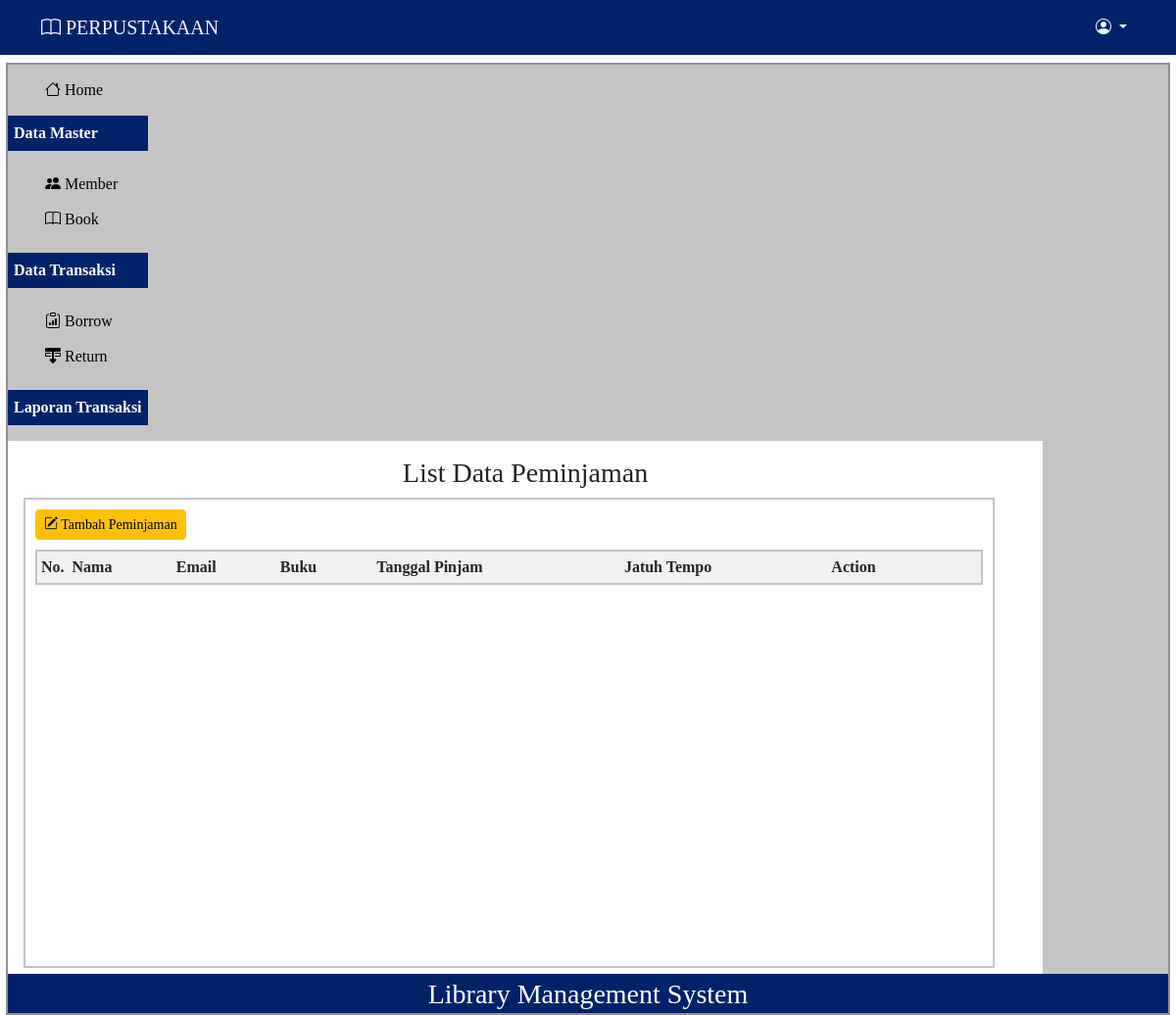
The page /index.php?p=listborrow (signed in) on the database as committed earlier.
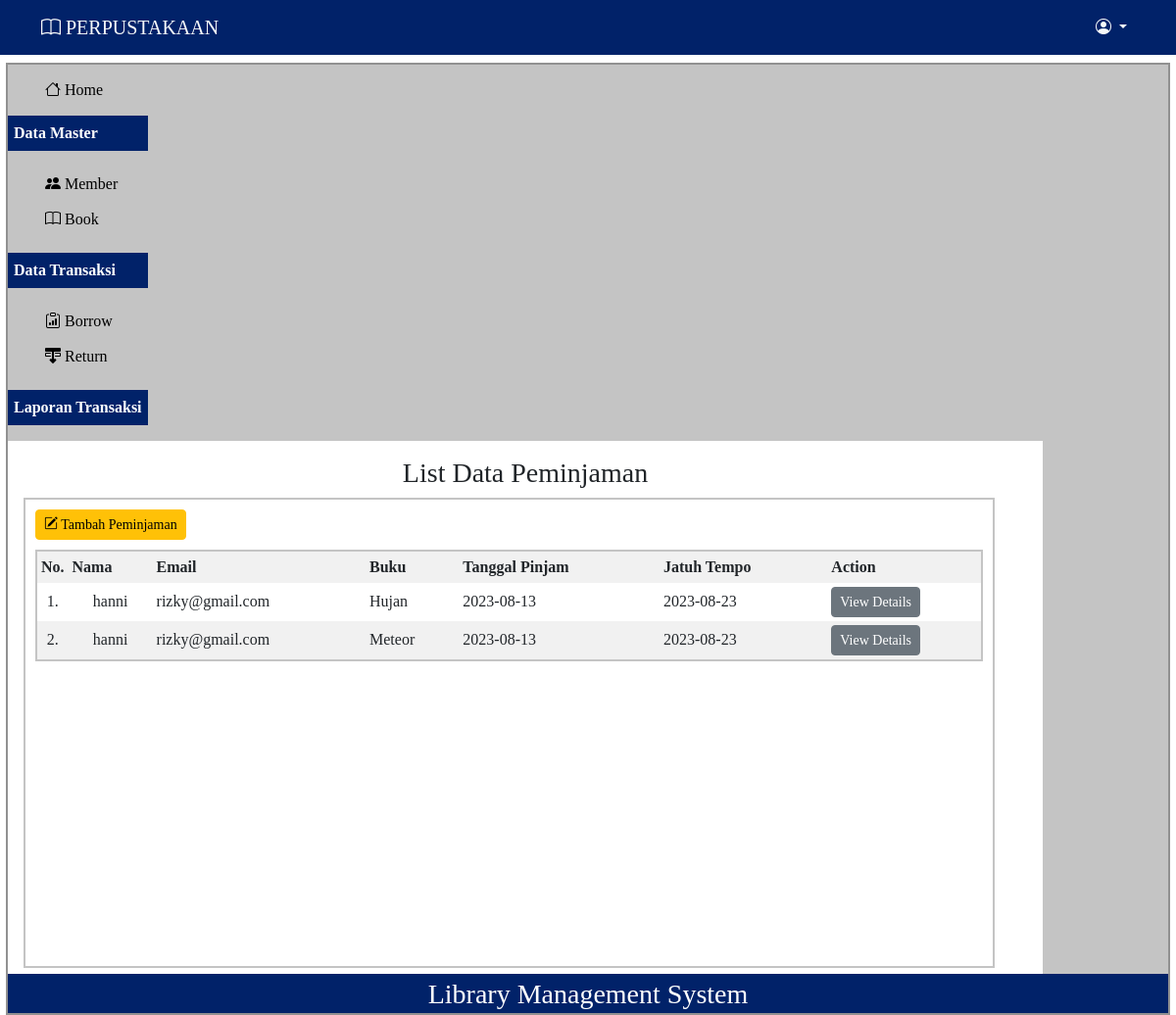
The same page on the database as committed later.
### tables this page shows
CREATE TABLE `borrow` (
  `borrow_id` int(11) NOT NULL,
  `idanggota` int(10) DEFAULT NULL,
  `date_borrow` date DEFAULT NULL,
  `due_date` date DEFAULT NULL,
  `date_return` date DEFAULT NULL,
  `status` tinyint(4) NOT NULL DEFAULT 0,
  `book_id` int(11) DEFAULT NULL
);

CREATE TABLE `tbanggota` (
  `idanggota` int(10) NOT NULL,
  `nama` varchar(30) NOT NULL,
  `email` varchar(50) NOT NULL,
  `jeniskelamin` varchar(10) NOT NULL,
  `alamat` varchar(40) NOT NULL,
  `foto` varchar(35) NOT NULL
);

CREATE TABLE `book` (
  `book_id` int(11) NOT NULL,
  `book_title` varchar(255) NOT NULL,
  `category` varchar(100) DEFAULT NULL,
  `author` varchar(100) DEFAULT NULL,
  `book_copies` int(11) DEFAULT NULL,
  `publisher_name` varchar(100) DEFAULT NULL,
  `is_borrowed` tinyint(4) NOT NULL DEFAULT 0
);

### pages/listborrow.php (the view)
<div id="label-page">
    <h3>List Data Peminjaman</h3>
</div>
<div id="content">
    <p id="tombol-tambah-container">
        <a href="index.php?p=addborrow" class="btn btn-warning btn-sm"><i class="bi bi-pencil-square"></i> Tambah Peminjaman</a>
    </p>
    <table id="tabel-tampil">
        <tr>
            <th id="label-tampil-no">No.</th>
            <th>Nama</th>
            <th>Email</th>
            <th>Buku</th>
            <th>Tanggal Pinjam</th>
            <th>Jatuh Tempo</th>
            <th id="label-opsi">Action</th>
        </tr>
        <?php
        require_once "config.php";
        $dml = "SELECT a.nama, a.email, b.borrow_id, b.date_borrow, b.due_date, c.book_title
        FROM tbanggota AS a
        INNER JOIN borrow AS b ON b.idanggota = a.idanggota
        INNER JOIN book AS c ON c.book_id = b.book_id
        WHERE b.status = 1";
        $stmt = mysqli_prepare($db, $dml);
        mysqli_stmt_execute($stmt);
        $result = mysqli_stmt_get_result($stmt);
        $no = 1;
        while ($row = mysqli_fetch_assoc($result)) {
            $id = $row['borrow_id'];
        ?>
            <tr>
                <td>
                    <center><?php echo $no . "."; ?></center>
                </td>
                <td>
                    <center><?php echo htmlspecialchars($row['nama'], ENT_QUOTES, 'UTF-8'); ?></center>
                </td>
                <td><?php echo htmlspecialchars($row['email'], ENT_QUOTES, 'UTF-8'); ?></td>
                <td><?php echo htmlspecialchars($row['book_title'], ENT_QUOTES, 'UTF-8'); ?></td>
                <td><?php echo htmlspecialchars($row['date_borrow'], ENT_QUOTES, 'UTF-8'); ?></td>
                <td><?php echo htmlspecialchars($row['due_date'], ENT_QUOTES, 'UTF-8'); ?></td>
                <td>
                    <div class="tombol-action-container">
                        <a href="index.php?p=editborrow&id=<?php echo htmlspecialchars($id, ENT_QUOTES, 'UTF-8'); ?>" class="btn btn-sm btn-secondary">View Details</a>
                    </div>
                </td>
            </tr>
        <?php
            $no++;
        }
        ?>
    </table>
</div>

### index.php (shortened to what this page needs)
<?php
if (isset($_SESSION['auth'])) {
?>
   <!doctype html>
   <html>
   <head>
      <link rel="stylesheet" href="css/style.css">
      <link href="https://cdn.jsdelivr.net/npm/bootstrap@5.3.0/dist/css/bootstrap.min.css" rel="stylesheet">
      <link rel="stylesheet" href="https://cdn.jsdelivr.net/npm/bootstrap-icons@1.10.5/font/bootstrap-icons.css">
   </head>
   <body style="font-family: 'Times New Roman', Times, serif; ">
      <nav class="navbar navbar-expand mb-2">
         <div class="container">
            <div class="d-flex">
               <a class="navbar-brand text-light" href="#"><i class="bi bi-book"></i> PERPUSTAKAAN</a>
            </div>
            <div class="navbar-collapse justify-content-end">
               <ul class="navbar-nav">
                  <li class="nav-item dropdown">
                     <a class="nav-link dropdown-toggle text-light" role="button" data-bs-toggle="dropdown" aria-expanded="false"><i class="bi bi-person-circle"></i>
                     </a>
                  </li>
               </ul>
            </div>
         </div>
      </nav>
      <div id="container">
         <div id="sidebar">
            <ul class="my-2">
               <li>
                  <a href="index.php?p=beranda"><i class="bi bi-house"></i> Home</a>
               </li>
            </ul>
            <p class="label-navigasi">Data Master</p>
            <ul>
               <li><a href="index.php?p=anggota"><i class="bi bi-people-fill"></i> Member</a></li>
               <li><a href="index.php?p=buku"><i class="bi bi-book"></i> Book</a></li>
            </ul>
            <p class="label-navigasi">Data Transaksi</p>
            <ul>
               <li><a href="index.php?p=listborrow"><i class="bi bi-clipboard-data"></i> Borrow</a></li>
               <li><a href="index.php?p=listreturn"><i class="bi bi-layer-backward"></i> Return</a></li>
            </ul>
            <p class="label-navigasi" style="color: white;">Laporan Transaksi</p>
         </div>
         <div id="content-container">
            <div class="container p-3">
               <?php
               $pages_dir = 'pages';
               if (!empty($_GET['p'])) {
                  $pages = scandir($pages_dir, 0);
                  unset($pages[0], $pages[1]);
                  $p = $_GET['p'];
                  if (in_array($p . '.php', $pages)) {
                     include($pages_dir . '/' . $p . '.php');
                  } else {
                     echo 'Halaman Tidak Ditemukan';
                  }
               } else {
                  include($pages_dir . '/beranda.php');
               }
               ?>
            </div>
         </div>
         <div id="footer" style="height: 40px;">
            <h3>Library Management System</h3>
         </div>
      </div>
   </body>
   </html>
<?php
} else {
   echo "<script>
		alert('Anda Harus Login Dahulu!');
	</script>";
   header('location:login.php');
}
?>

### css/style.css (style rules this page uses)
* { margin: 0; padding: 0; }
body { height: 100vh; }
#container { width: 99%; margin: 0px auto; border: 2px solid #919191; background-color: #c4c4c4; height: auto; }
.navbar { background-color: #012269; }
.label-navigasi { background-color: #012269; padding: 6px; color: white; font-weight: bold; }
#footer { width: auto; height: 40px; clear: both; text-align: center; padding: 4px; background-color: #012269; color: #fff; }
#sidebar { float: left; }
#sidebar ul { list-style: none; }
#sidebar a:link, #sidebar a:visited { color: black; text-decoration: none; display: block; padding: 6px; }
#content-container { float: left; width: 89.2%; background-color: #fff; }
#content { float: left; width: 96.8%; min-height: 480px; border: 2px solid #c4c4c4; padding: 10px; margin-bottom: 6px; }
#tombol-tambah-container { margin-bottom: 10px; }
#tabel-tampil { border: 2px solid #c4c4c4; width: 100%; }
#tabel-tampil tr:nth-child(odd) { background-color: #F1F1F1; }
#tabel-tampil tr th { padding: 4px; text-align: left; }
#tabel-tampil td { padding: 4px; }
#label-tampil-no { width: 30px; }
#label-opsi { width: 158px; font-weight: bold; }
#label-page { text-align: center; }

Rows that differ between the two databases and show on the page:
added borrow: idanggota.nama "hanni", idanggota.email "rizky@gmail.com", book.book_title "Hujan", date_borrow "2023-08-13", due_date "2023-08-23"
added borrow: idanggota.nama "hanni", idanggota.email "rizky@gmail.com", book.book_title "Meteor", date_borrow "2023-08-13", due_date "2023-08-23"
